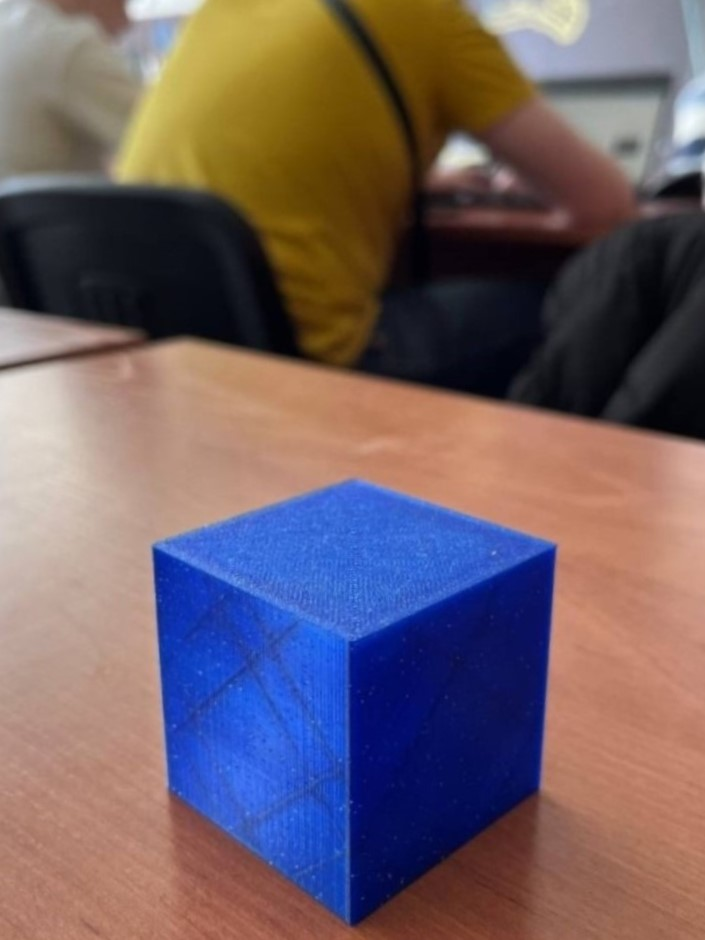
#> input picture horizon/img/cube.jpg, 705 x 940 px, found by its file name
$ jupyter execute horizon.ipynb
#> lines starting #> are read from the running program, lines starting #| are printed output that depends on the picture
<a href="https://colab.research.google.com/github/NeZorinEgor/MachineVision-Learning/blob/main/horizon/horizon.ipynb" target="_parent"></a>

[cell 1]
import cv2
import numpy as np
import matplotlib.pyplot as plt
from skimage.transform import hough_line, hough_line_peaks
from itertools import combinations

[cell 2]
image = cv2.imread('cube.jpg')
#> image is the input picture: shape (940, 705, 3); mean B, G, R 101.7, 96.2, 112.8
saturation = cv2.cvtColor(image, cv2.COLOR_BGR2HSV)[:, :, 1]
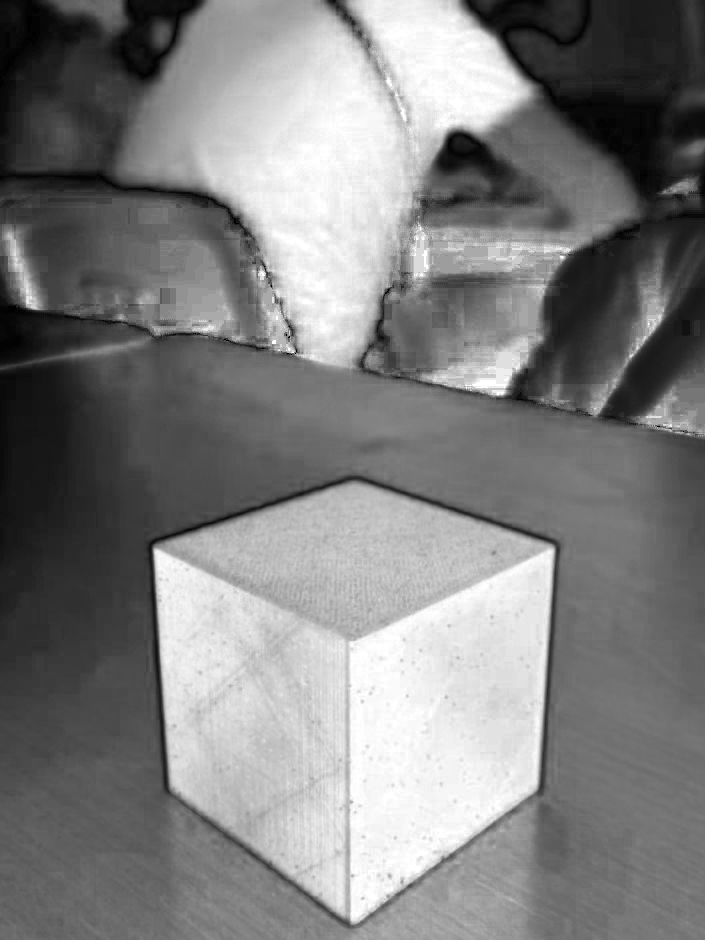
#> saturation: shape (940, 705); min 0, max 255, mean 127.5

edges = cv2.Canny(saturation, 150, 200)
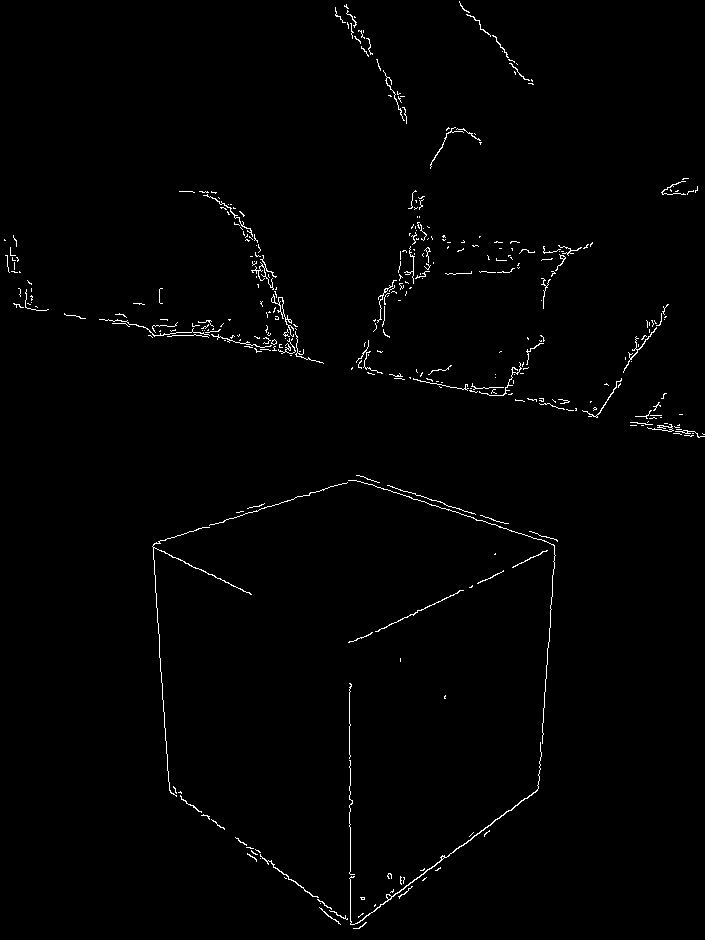
#> edges: shape (940, 705); 1.1% white in thin lines or dots

# Выполнение преобразования Хафа для обнаружения линий на обработанных краях изображения
tested_angles = np.linspace(-np.pi / 2, np.pi / 2, 720, endpoint=False)
h, theta, d = hough_line(edges, theta=tested_angles)
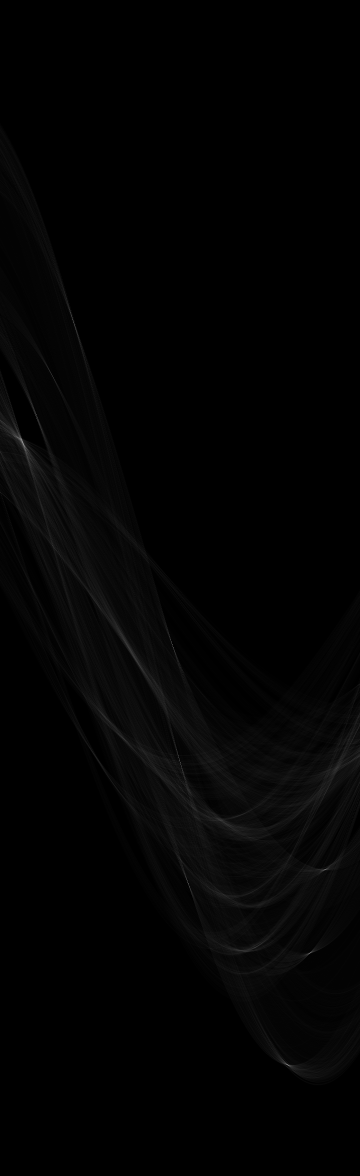
#> h: shape (2351, 720) uint64 (shown at 1/2 size); min 0, max 199, mean 3
#> theta = 720 values from -1.57 to 1.57; d = 2351 values from -1175 to 1175

fig, ax = plt.subplots(figsize=(10, 5))
ax.imshow(image)
ax.set_ylim((image.shape[0], 0))
ax.set_axis_off()
ax.set_title('lines')

lines = []

# Получение параметров обнаруженных линий и отображение их на графике
for _, angle, dist in zip(*hough_line_peaks(h, theta, d)):
    # Определение цвета линии в зависимости от угла наклона
    color = "gray" if np.abs(angle) < np.deg2rad(20) else "blue"
    (x0, y0) = dist * np.array([np.cos(angle), np.sin(angle)])  # Начальная точка линии
    slope = np.tan(angle + np.pi / 2)  # Наклон линии
    ax.axline((x0, y0), slope=slope, c=color)  # Отрисовка линии на графике
    if np.abs(angle) > np.deg2rad(20):
        lines.append([-slope, x0 * slope - y0])  # Сохранение параметров линии
#> this loop made 9 passes
#> (angle, dist, color, x0, y0, slope) on passes 1 to 9: (-1.38, -293, 'blue', -55.91, 287.6, 0.194), (0.934, 954, 'blue', 567.5, 766.9, -0.74), (-0.00436, 346, 'gray', 346, -1.51, 229.2), (1.13, 731, 'blue', 311.8, 661.2, -0.472), (0.0654, 589, 'gray', 587.7, 38.52, -15.26), (1.26, 564, 'blue', 171.9, 537.2, -0.32), (-0.0698, 114, 'gray', 113.7, -7.95, 14.3), (-1.26, -346, 'blue', -106.9, 329.1, 0.325), (-0.925, -527, 'blue', -317.2, 420.9, 0.754)
#> after the loop, lines = [[-0.194, -298.5], [0.74, -1186.8], [0.472, -808.2], [0.32, -592.2], [-0.325, -363.8], [-0.754, -659.9]]

# Вычисление пересечений между линиями
def intersect_lines(line1, line2):
    a, b = line1
    u, v = line2
    fac = a - u
    val = -b + v
    x = val / fac
    y = a * x + b
    return x, y

xlist, ylist = [], []

# Получение всех комбинаций пар линий
for a, b in combinations(lines, 2):
    x, y = intersect_lines(a, b)  # Вычисление пересечения двух линий
    xlist.append(x)
    ylist.append(-y)  # Обратный знак, так как изображение имеет обратную ось y
#> this loop made 15 passes
#> (u in intersect_lines, v in intersect_lines, fac in intersect_lines, val in intersect_lines, x, y) on passes 1 to 11: (0.74, -1186.8, -0.934, -888.3, 950.7, -483.3), (0.472, -808.2, -0.666, -509.7, 765.4, -447.3), (0.32, -592.2, -0.514, -293.7, 570.9, -409.5), (-0.325, -363.8, 0.131, -65.32, -500.4, -201.2), (-0.754, -659.9, 0.559, -361.4, -646.3, -172.9), (0.472, -808.2, 0.268, 378.6, 1410.8, -142.9), (0.32, -592.2, 0.42, 594.6, 1416.2, -138.9), (-0.325, -363.8, 1.06, 823, 772.8, -614.9), (-0.754, -659.9, 1.49, 526.9, 352.8, -925.7), (0.32, -592.2, 0.152, 216, 1425.7, -135.8), (-0.325, -363.8, 0.797, 444.4, 557.9, -545.1)
#> after the loop, xlist = [950.7, 765.4, 570.9, -500.4, -646.3, 1410.8, 1416.2, 772.8, 352.8, 1425.7, 557.9, 121.1, 354.1, -63.04, -690.7]; ylist = [483.3, 447.3, 409.5, 201.2, 172.9, 142.9, 138.9, 614.9, 925.7, 135.8, 545.1, 751.1, 478.9, 612.4, 139.4]

# Выбор горизонтальной линии на основе пересечений
i, j = np.argmin(xlist), np.argmax(xlist)
#> i = 14; j = 9
x0, y0 = xlist[i], ylist[i]
#> x0 = -690.7; y0 = 139.4
x1, y1 = xlist[j], ylist[j]
#> x1 = 1425.7; y1 = 135.8
slope = (y1 - y0) / (x1 - x0)
#> slope = -0.00168
horizon = {'slope': slope, 'intercept': y0 - slope * x0}  # Параметры горизонта
#> horizon = {'slope': -0.00168, 'intercept': 138.2}

horizon_points = []

# Нахождение точек, лежащих на горизонтальной линии
for x, y in zip(xlist, ylist):
    if np.isclose(y, horizon['slope'] * x + horizon['intercept'], atol=10):
        horizon_points.append((x, y))
#> this loop made 15 passes
#> (x, y) on passes 1 to 12: (950.7, 483.3), (765.4, 447.3), (570.9, 409.5), (-500.4, 201.2), (-646.3, 172.9), (1410.8, 142.9), (1416.2, 138.9), (772.8, 614.9), (352.8, 925.7), (1425.7, 135.8), (557.9, 545.1), (121.1, 751.1)
#> after the loop, horizon_points = [(1410.8, 142.9), (1416.2, 138.9), (1425.7, 135.8), (-690.7, 139.4)]

horizon_x, horizon_y = zip(*horizon_points)
#> horizon_x = (1410.8, 1416.2, 1425.7, -690.7); horizon_y = (142.9, 138.9, 135.8, 139.4)

# Отображение точек горизонта на графике
ax.scatter(horizon_x, horizon_y, color='red', marker='o')

# Построение горизонтальной линии на графике
x_horizon = np.linspace(min(horizon_x), max(horizon_x), 100)
#> x_horizon = 100 values from -690.7 to 1425.7
y_horizon = horizon['slope'] * x_horizon + horizon['intercept']
#> y_horizon = 100 values, max 139.4 at index 0, min 135.8 at index 99, mean 137.6
ax.plot(x_horizon, y_horizon, color='lime')

# Отображение графика
plt.tight_layout()
plt.show()
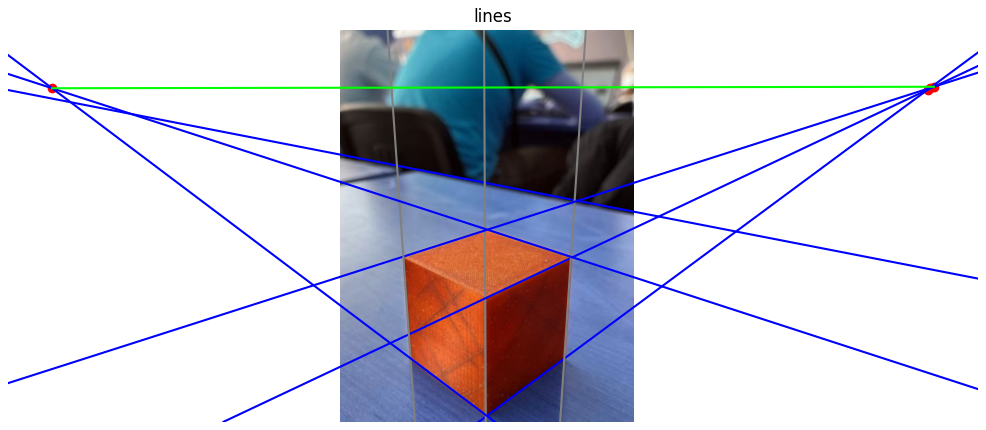
#> figure drawn by matplotlib, 1 panel; B, G, R data is drawn as R, G, B
